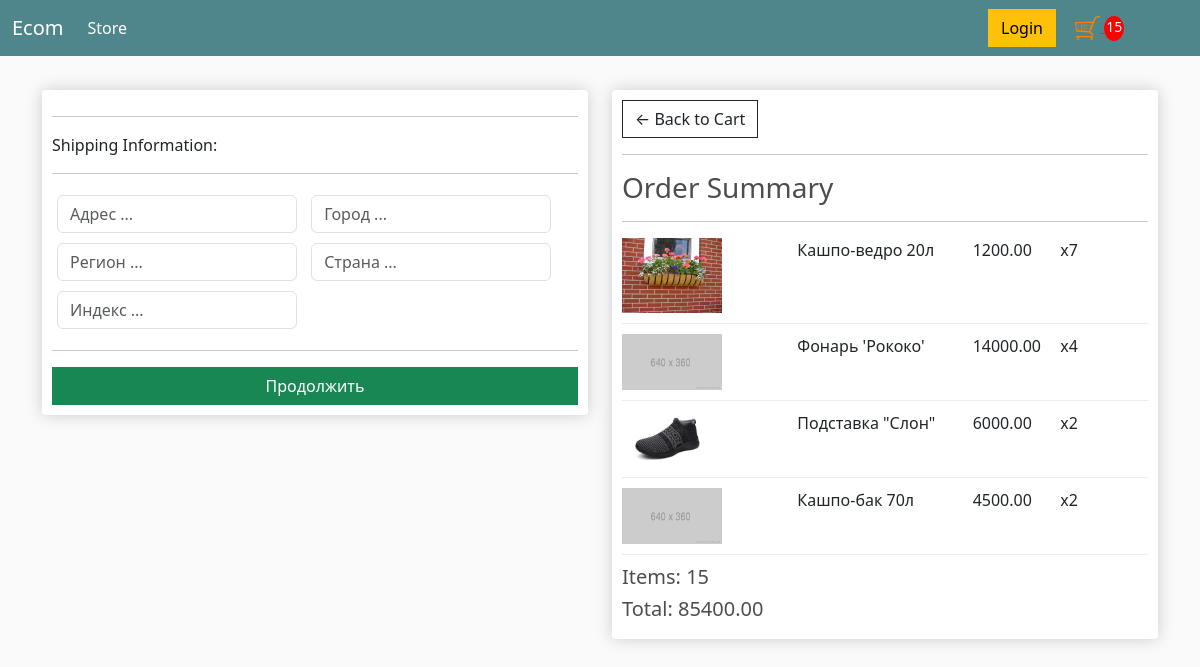
Before: /checkout/ (signed in) with the older database file.
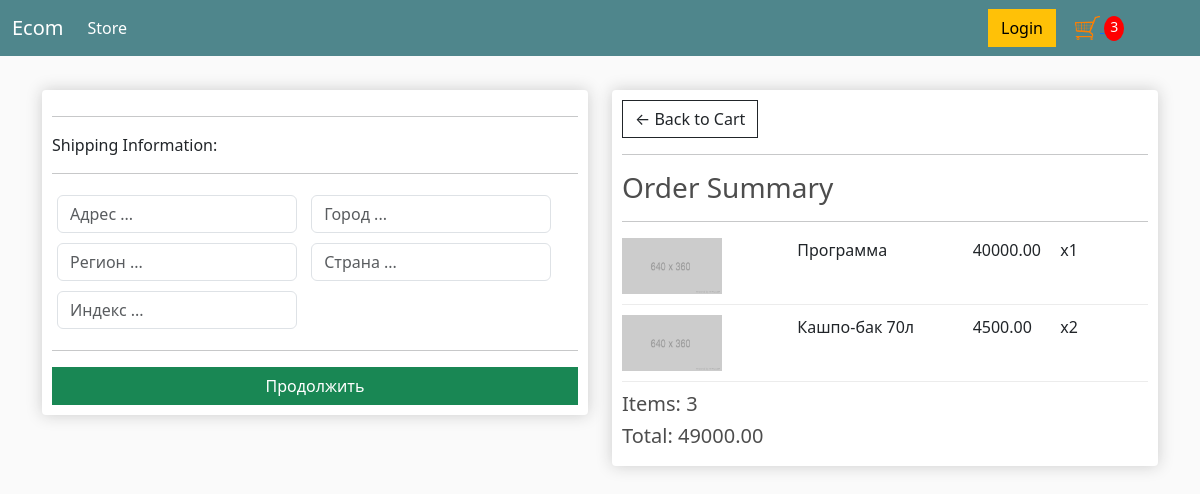
After: the same page with the newer database file.
### store/models.py (models this page shows, shortened)
class OrderItem(models.Model):
    product = models.ForeignKey(Product, on_delete=models.SET_NULL, null=True)
    order = models.ForeignKey(Order, on_delete=models.SET_NULL, null=True)
    quantity = models.IntegerField(default=0, null=True, blank=True)
    date_added = models.DateTimeField(auto_now_add=True)
    color = models.CharField(max_length=100, null=True,blank=True)
    @property
    def get_total(self):
        total = self.product.price * self.quantity
        return total

class Product(models.Model):
    name = models.CharField(max_length=200)
    price = models.FloatField()
    description = models.CharField(max_length=200,null=True, blank=True)
    is_active = models.BooleanField(default=False)
    image = models.ImageField(null=True, blank=True)
    category = models.ForeignKey(Category, on_delete=models.PROTECT)
    digital = models.BooleanField(default=False,null=True,blank=False)
    @property
    def imageURL(self):
        try:
            url = self.image.url
        except:
            url='../../img/placeholder.png'
        return url

class Order(models.Model):
    customer = models.ForeignKey(Customer, on_delete=models.SET_NULL, null=True, blank=True)
    date_ordered = models.DateTimeField(auto_now_add=True)
    complete = models.BooleanField(default=False)
    transaction_id = models.CharField(max_length=100, null=True)
    @property
    def shipping(self):
        shipping = False
        orderitems = self.orderitem_set.all()
        for i in orderitems:
            if i.product.digital == False:
                shipping = True
        return shipping
    @property
    def get_cart_total(self):
        orderitems = self.orderitem_set.all()
        total = sum([item.get_total for item in orderitems])
        return total
    @property
    def get_cart_items(self):
        orderitems = self.orderitem_set.all()
        total = sum([item.quantity for item in orderitems])
        return total

### store/views.py (the view)
# urls.py: path('checkout/', checkout, name='checkout'),
def checkout(request):
    if request.user.is_authenticated:
        customer = request.user.customer
        print(customer)
        order, created = Order.objects.get_or_create(customer=customer, complete=False)
        items = order.orderitem_set.all()
        cartItems = order.get_cart_items
    else:
        items = []
        order = {'get_cart_total': 0, 'get_cart_items': 0}  # Это для вывода в шаблон для
        cartItems = order['get_cart_items']
    context = {'items': items, 'order': order,'cartItems': cartItems, 'shipping': False}
    return render(request,'store/checkout.html',context)

### store/models.py (called while the page is built)
    def __str__(self):
        return self.name

### store/templates/store/checkout.html (shortened to what this page needs)
{% extends 'store/main.html' %}
{% load static %}
{% block content %}
         <div class="row">
		<div class="col-lg-6">
			<div class="box-element" id="form-wrapper">
				<form id="form">
					<div id="shipping-info">
						<hr>
						<p>Shipping Information:</p>
						<hr>
						<div class="form-field">
							<input class="form-control" type="text" name="address" placeholder="Адрес ...">
						</div>
						<div class="form-field">
							<input class="form-control" type="text" name="city" placeholder="Город ...">
						</div>
						<div class="form-field">
							<input class="form-control" type="text" name="state" placeholder="Регион ...">
						</div>
						<div class="form-field">
							<input class="form-control" type="text" name="country" placeholder="Страна ...">
						</div>
						<div class="form-field">
							<input class="form-control" type="text" name="zipcode" placeholder="Индекс ...">
						</div>
					</div>
					<hr>
					<div class="d-grid gap-2">
						<input id="form-button" class="btn btn-success btn-block" type="submit" value="Продолжить">
					</div>
				</form>
			</div>
			<br>
		</div>
		<div class="col-lg-6">
			<div class="box-element">
				<a  class="btn btn-outline-dark" href="{% url 'cart' %}">&#x2190; Back to Cart</a>
				<hr>
				<h3>Order Summary</h3>
				<hr>
				{% for i in items %}
				<div class="cart-row">
					<div style="flex:2"><img class="row-image" src="{{ i.product.imageURL }}"></div>
					<div style="flex:2"><p>{{ i.product.name }}</p></div>
					<div style="flex:1"><p>{{ i.product.price|floatformat:2 }}</p></div>
					<div style="flex:1"><p>x{{ i.quantity }}</p></div>
				</div>
				{% endfor %}
				<h5>Items:   {{ order.get_cart_items }}</h5>
				<h5>Total:   {{ order.get_cart_total|floatformat:2 }}</h5>
			</div>
		</div>
	</div>
{% endblock content %}

Changed rows visible on the page:
removed OrderItem: product.imageURL (picture), product.name "Кашпо-ведро 20л", product.price "1200.00", quantity "7"
removed OrderItem: product.name "Фонарь 'Рококо'", product.price "14000.00", quantity "4"
removed OrderItem: product.imageURL (picture), product.name "Подставка \"Слон\"", product.price "6000.00", quantity "2"
added OrderItem: product.name "Программа", product.price "40000.00", quantity "1"
computed for Order: get_cart_items "15" → "3"; get_cart_total "85400.00" → "49000.00"
Other visible differences:
{{ cartItems }}: "15" → "3"
